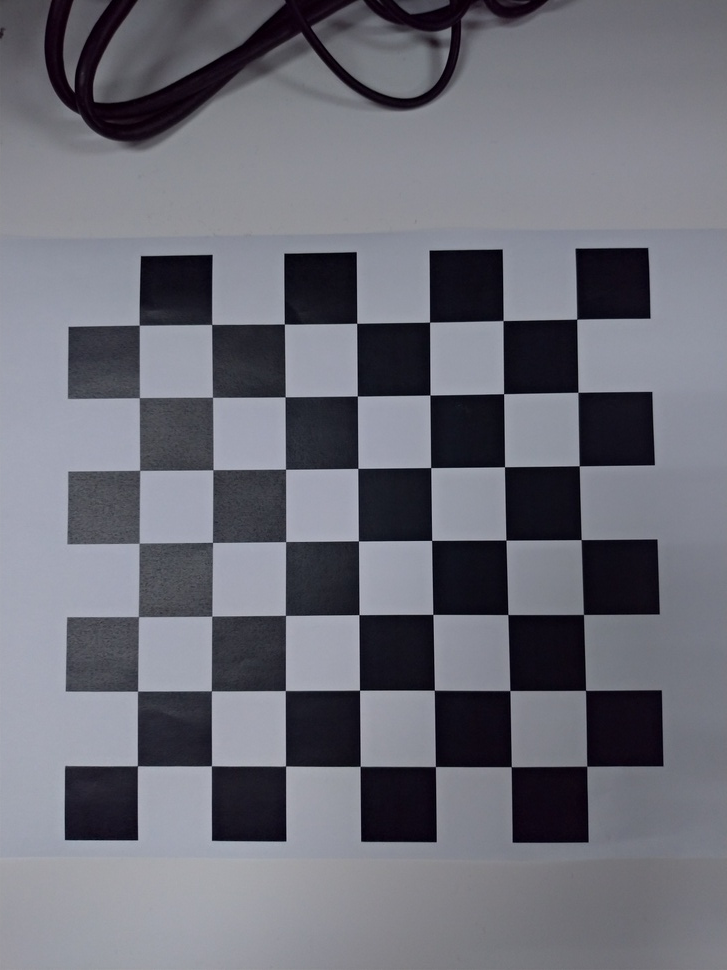
#> input picture 1. Camera Calibration/codes/data/0000.jpg, 727 x 970 px, shrunk from 2936 x 3916 before the run
$ python -i pyramid_colorize.py   (imports and definitions only)
#> lines starting #> are read from the running program, lines starting #| are printed output that depends on the picture
### colorize/utils.py
import numpy as np


def shift_image(X, sx, sy, set_zero=True):
    X = np.roll(X, sy, axis=0)
    X = np.roll(X, sx, axis=1)
    if set_zero:
        if sy>0:
            X[:sy, :] = 0
        elif sy<0:
            X[sy:, :] = 0
        if sx>0:
            X[:, :sx] = 0
        elif sx<0:
            X[:, sx:] = 0
    return X

# filters
def zero_padding(img, size=(1,1)):
    if type(size) == type(1):
        oy = ox = size
    else:
        oy, ox = size
    m, n = img.shape
    img_pad = np.zeros((m+2*oy, n+2*ox))
    img_pad[oy:-oy, ox:-ox] = img
    return img_pad

def convolution_2D(img, filter, padding=True):
    if len(img.shape) != 2:
        raise Exception("Only support gray image right now !", img.shape)
    m, n = img.shape
    p, q = filter.shape

    ox = (q-1)//2
    oy = (p-1)//2
    if padding:
        img = zero_padding(img, size=(oy,ox))
        m, n = img.shape

    output_img = np.zeros((m, n))
    for cy in range(oy, m-oy):
        for cx in range(ox, n-ox):
            img_window = img[(cy-oy):(cy+oy)+1:, (cx-ox):(cx+ox)+1]
            output_img[cy, cx] = np.sum(img_window*filter)

    output_img = output_img[oy:-oy, ox:-ox]
    return output_img

def get_sobel_filter():
    sobel_x = np.array(
        [[1,0,-1],
         [2,0,-2],
         [1,0,-1]])
    sobel_y = sobel_x.T
    return sobel_x, sobel_y


def subsampling(img, size=(64,64)):
    if len(img.shape) != 2:
        raise Exception("Only support gray image right now !", img.shape)
    m, n = img.shape
    sy = (m-1)/(size[0]-1)
    sx = (n-1)/(size[1]-1)
    img_sub = np.zeros(size)
    for row in range(size[0]):
        for col in range(size[1]):
            img_sub[row][col] = img[int(row*sy)][int(col*sx)]
    return img_sub


def crop(image, margin=0.1):
    height, width = image.shape
    y1, y2 = int(margin * height), int((1 - margin) * height)
    x1, x2 = int(margin * width), int((1 - margin) * width)
    return image[y1:y2, x1:x2]

    b = crop(b)
    g = crop(g)
    r = crop(r)


def devide_bgr(img):
    m,n = img.shape
    n_rows = int(m//3)

    img_b = img[:n_rows]
    img_g = img[n_rows:n_rows*2]
    img_r = img[n_rows*2:n_rows*3]
    return img_b, img_g, img_r

# [9 lines left out: function align_bgr, not called in this run]


def get_similar(r, g, b, rad):
    bg_similar = similarity(b, g, rad)
    br_similar = similarity(b, r, rad)
    return (bg_similar, br_similar)

def similarity(img_b, img, rad):
    mat = np.zeros((rad*2, rad*2))
    for i in range(-rad, rad):
        for j in range(-rad, rad):
                img_new = np.roll(img, i, axis=0)
                img_new = np.roll(img_new, j, axis=1)
                ssd_val = ssd(img_b, img_new)
                mat[i+rad, j+rad] = ssd_val

    lowest = mat.argmin()
    row_shift = (lowest // (rad*2)) - rad ##check this part **
    col_shift = (lowest % (rad*2)) - rad ##check this part **
    return (row_shift, col_shift)

def ssd(img_1, img_2):
    ssd = np.sum((img_1 - img_2) **2)
    return ssd

### colorize/pyramid_colorize.py
import numpy as np
import cv2
import matplotlib.pyplot as plt

from utils import *

def pyramid_colorize(img, show=True):

    # compute the height of each channel of image (1/3 of total height)
    height = int(np.floor(img.shape[0] / 3.0))
    if show:
        print("img shape", img.shape)
        print('height: ', height)
    b, g, r = devide_bgr(img)

    b = crop(b)
    g = crop(g)
    r = crop(r)

    original_b, original_r, original_g = b, r, g

    # Applying sobel filter
    if show:
        print('applying sobel filter...', end=' ')
    sobel_x, sobel_y = get_sobel_filter()
    b = convolution_2D(b, sobel_x)
    b = convolution_2D(b, sobel_y)
    g = convolution_2D(g, sobel_x)
    g = convolution_2D(g, sobel_y)
    r = convolution_2D(r, sobel_x)
    r = convolution_2D(r, sobel_y)
    if show:
        print("finish sobel")

    # pyramid implementation
    factor_f = 2
    factor_rad = 2
    f = 8
    window_size = int((height // f) // 5)
    total_row_shift_g, total_col_shift_g, total_row_shift_r, total_col_shift_r = 0, 0, 0, 0

    while (f>=1):
        #downscale first
        if show:
            print("Scaling Factor: (1/%d), Window size: (%d)"%(f, window_size))
        m, n = b.shape
        b_sub = subsampling(b, size=(int(m/f), int(n/f)))
        r_sub = subsampling(r, size=(int(m/f), int(n/f)))
        g_sub = subsampling(g, size=(int(m/f), int(n/f)))

        # print('image size: ', mini_b.shape)

        #compute similarity
        similar_result = get_similar(r_sub, g_sub, b_sub, window_size)
        row_shift_g, col_shift_g = similar_result[0] #x, y shift for g
        row_shift_r, col_shift_r = similar_result[1] #x, y shift for r

        #rolling
        total_row_shift_g += (row_shift_g * f)
        total_col_shift_g += (col_shift_g * f)
        total_row_shift_r += (row_shift_r * f)
        total_col_shift_r += (col_shift_r * f)

        g = shift_image(g, col_shift_g * f, row_shift_g * f)
        r = shift_image(r, col_shift_r * f, row_shift_r * f)

        #updating factors
        f = f // factor_f
        window_size = window_size // 2

    # create a color image
    if show:
        print('Green Align Vector: (%d, %d)'%(total_row_shift_g,  total_col_shift_g))
        print('Red Align Vector:   (%d, %d)'%(total_row_shift_r,  total_col_shift_r))
    original_g = shift_image(original_g, total_col_shift_g, total_row_shift_g)
    original_r = shift_image(original_r, total_col_shift_r, total_row_shift_r)

    img_out = np.dstack([original_r, original_g, original_b])

    # display the image
    if show:
        plt.figure(figsize=(20,20))
        plt.imshow(img_out)
        plt.show()

    return img_out

>>> import cv2
>>> picture = cv2.imread('../1. Camera Calibration/codes/data/0000.jpg', cv2.IMREAD_GRAYSCALE)
#> picture: shape (970, 727); min 0, max 187, mean 110.3
>>> result = pyramid_colorize(picture)
#| img shape (970, 727)
#| height:  323
#> in devide_bgr, `img_b = img[:n_rows]`:
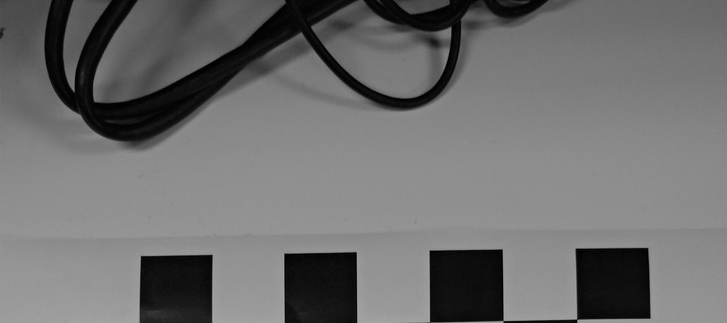
#> img_b: shape (323, 727); min 0, max 175, mean 110.8
#> in devide_bgr, `img_g = img[n_rows:n_rows*2]`:
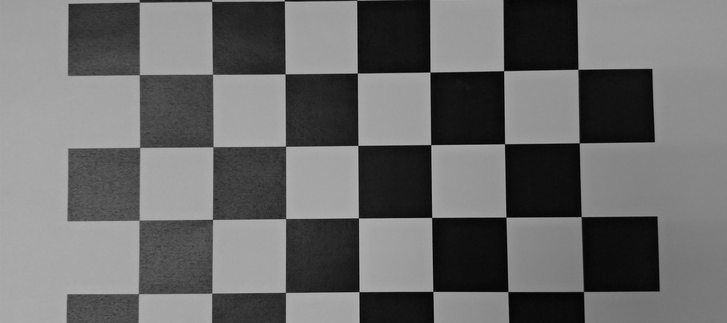
#> img_g: shape (323, 727); min 0, max 187, mean 106.7
#> call 3 of zero_padding, with size = (1, 1)
#> in zero_padding (call 3), `img_pad[oy:-oy, ox:-ox] = img`:
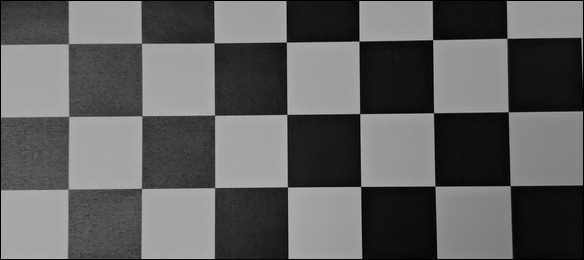
#> img_pad: shape (260, 584) float64; min 0, max 185, mean 96
#> after the loop in convolution_2D (call 5), `for cy in range(oy, m-oy):`:
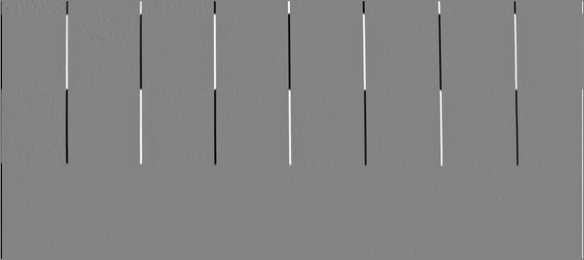
#> output_img: shape (260, 584) float64; min -690, max 646, mean 0.2; drawn with min black and max white
#> the loop in pyramid_colorize, `while (f>=1):` made 4 passes
#> (row_shift_g, col_shift_g, row_shift_r, col_shift_r) on pass 1: (0, 0, 0, 0)
#> pass 1, in pyramid_colorize, `g_sub = subsampling(g, size=(int(m/f), int(n/f)))`:
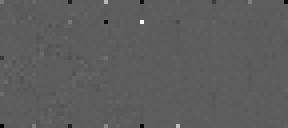
#> g_sub: shape (32, 72) float64 (shown 4 times larger); min -1350, max 2346, mean -0.7; drawn with min black and max white
#| Green Align Vector: (-2, -5)
#| Red Align Vector:   (-2, -2)
#> in shift_image (call 10), `X[:, sx:] = 0`:
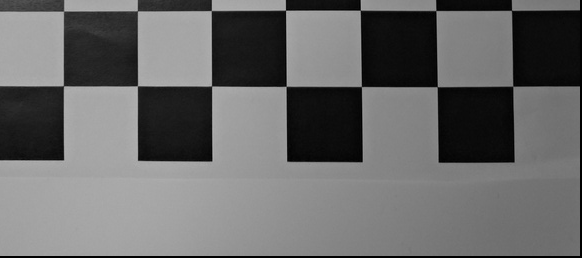
#> X: shape (258, 582); min 0, max 182, mean 104.7
#> in pyramid_colorize, `img_out = np.dstack([original_r, original_g, original_b])`:
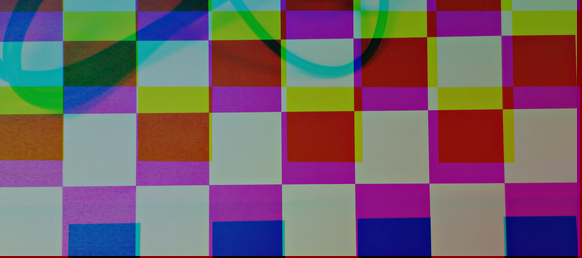
#> img_out: shape (258, 582, 3); mean of channels 0, 1, 2 104.7, 95.2, 114.9; drawn as B, G, R

$ run again, on 1. Camera Calibration/codes/data/0001.jpg
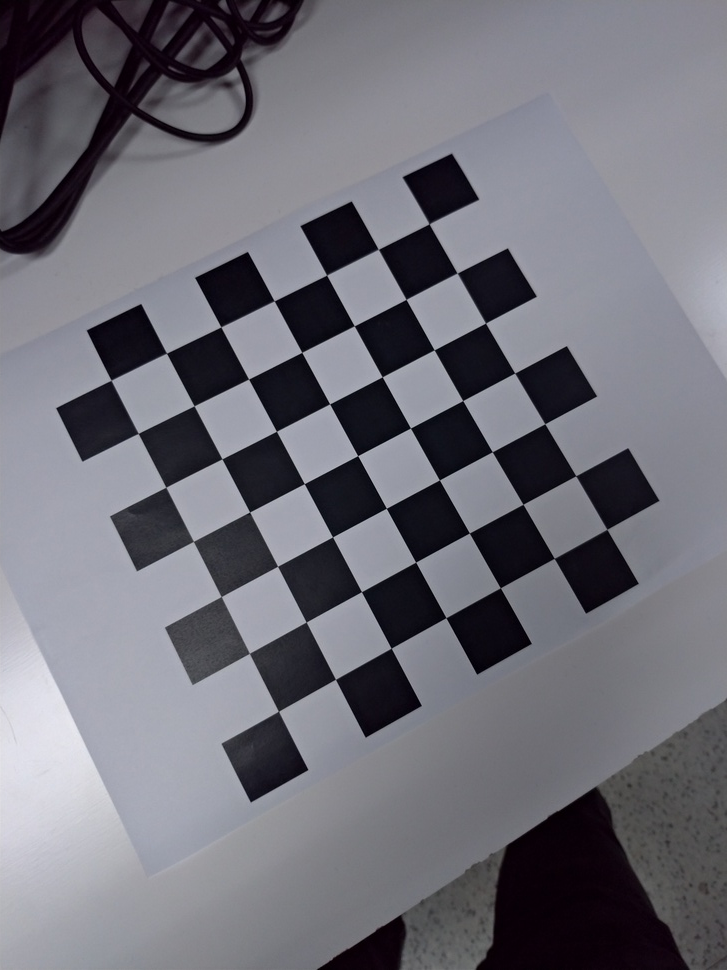
#> input picture 1. Camera Calibration/codes/data/0001.jpg, 727 x 970 px, shrunk from 2936 x 3916 before the run
#| img shape (970, 727)
#| height:  323
#> the loop in pyramid_colorize, `while (f>=1):` made 4 passes
#> (row_shift_g, col_shift_g, row_shift_r, col_shift_r) on pass 1: (0, 0, -1, -1)
#> after the loop in pyramid_colorize, `while (f>=1):`:
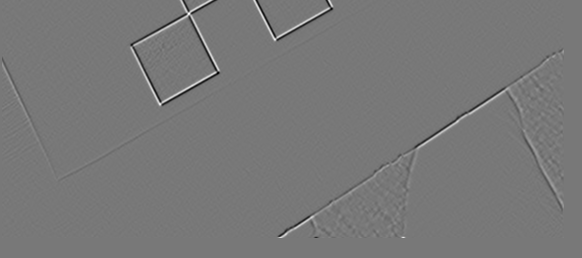
#> r: shape (258, 582) float64; min -1080, max 1208, mean 0; drawn with min black and max white
#| Green Align Vector: (0, 0)
#| Red Align Vector:   (-20, -18)
#> in pyramid_colorize, `img_out = np.dstack([original_r, original_g, original_b])`:
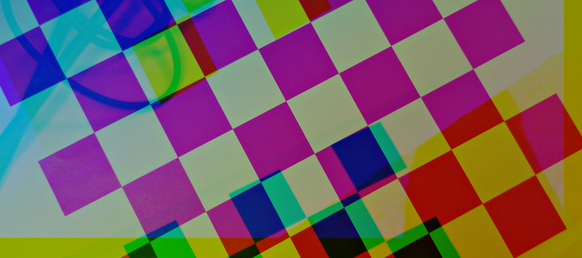
#> img_out: shape (258, 582, 3); mean of channels 0, 1, 2 100.7, 93.9, 117.6; drawn as B, G, R
